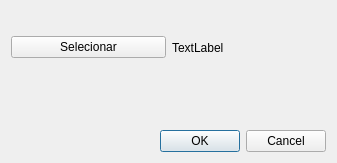
<?xml version="1.0" encoding="UTF-8"?>
<ui version="4.0">
 <class>SelectDatabase</class>
 <widget class="QDialog" name="SelectDatabase">
  <property name="geometry">
   <rect>
    <x>0</x>
    <y>0</y>
    <width>337</width>
    <height>163</height>
   </rect>
  </property>
  <property name="windowTitle">
   <string>Dialog</string>
  </property>
  <layout class="QVBoxLayout" name="verticalLayout">
   <item>
    <layout class="QHBoxLayout" name="horizontalLayout">
     <item>
      <widget class="QPushButton" name="Select">
       <property name="text">
        <string>Selecionar</string>
       </property>
      </widget>
     </item>
     <item>
      <widget class="QLabel" name="SelectText">
       <property name="text">
        <string>TextLabel</string>
       </property>
      </widget>
     </item>
    </layout>
   </item>
   <item>
    <spacer name="verticalSpacer">
     <property name="orientation">
      <enum>Qt::Vertical</enum>
     </property>
     <property name="sizeType">
      <enum>QSizePolicy::Minimum</enum>
     </property>
     <property name="sizeHint" stdset="0">
      <size>
       <width>20</width>
       <height>40</height>
      </size>
     </property>
    </spacer>
   </item>
   <item>
    <widget class="QDialogButtonBox" name="buttonBox">
     <property name="orientation">
      <enum>Qt::Horizontal</enum>
     </property>
     <property name="standardButtons">
      <set>QDialogButtonBox::Cancel|QDialogButtonBox::Ok</set>
     </property>
    </widget>
   </item>
  </layout>
 </widget>
 <resources/>
 <connections>
  <connection>
   <sender>buttonBox</sender>
   <signal>accepted()</signal>
   <receiver>SelectDatabase</receiver>
   <slot>accept()</slot>
   <hints>
    <hint type="sourcelabel">
     <x>248</x>
     <y>254</y>
    </hint>
    <hint type="destinationlabel">
     <x>157</x>
     <y>274</y>
    </hint>
   </hints>
  </connection>
  <connection>
   <sender>buttonBox</sender>
   <signal>rejected()</signal>
   <receiver>SelectDatabase</receiver>
   <slot>reject()</slot>
   <hints>
    <hint type="sourcelabel">
     <x>316</x>
     <y>260</y>
    </hint>
    <hint type="destinationlabel">
     <x>286</x>
     <y>274</y>
    </hint>
   </hints>
  </connection>
 </connections>
</ui>
